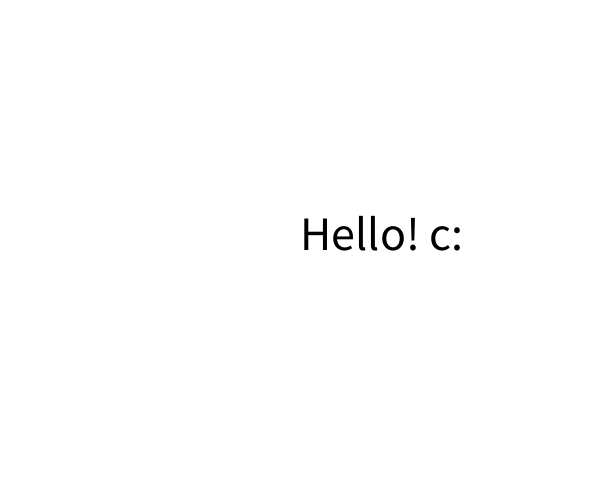
Frame 1 (no input)
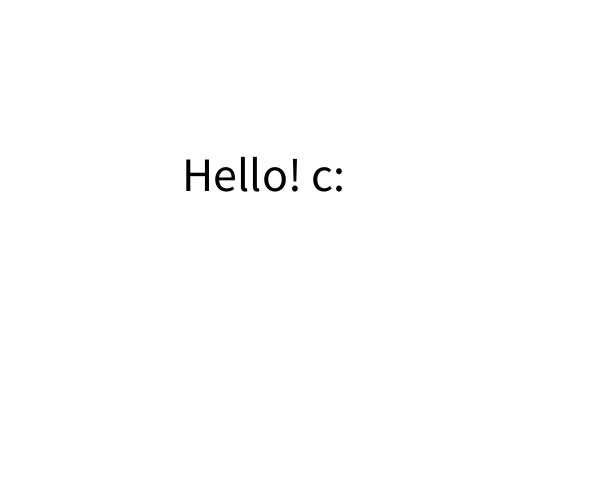
Frame 60 (the mouse pressed at the canvas centre just before this capture)
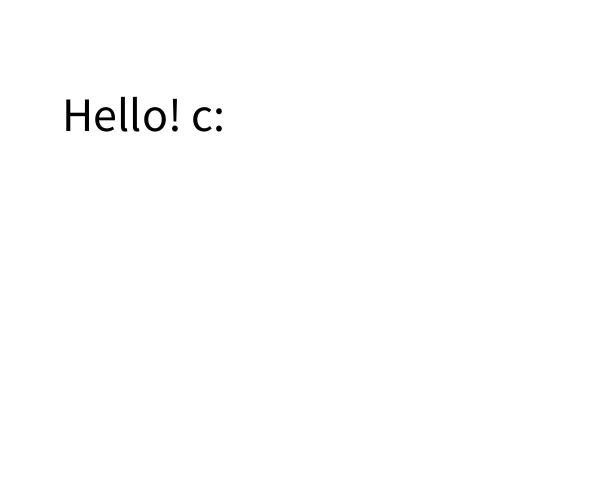
Frame 120 (the mouse held since frame 60 and released just before this capture)

The Processing sketch that drew these frames (run headless with seeded random() and noise(); from frame 60 on, the mouse is pressed at the canvas centre):

// Processing sketch: TextMoving
// ── TextMoving.pde
//Text Moving

float xPosition;
float yPosition;

void setup()
{
  size(600, 500);
  fill(0);
  textSize(48);

  xPosition = width/2;
  yPosition = height/2;
}

void draw()
{
  background(255);
  String message = "Hello! c:";
  text(message, xPosition, yPosition);

  xPosition = xPosition - 2;
  yPosition = yPosition - 1;
}
